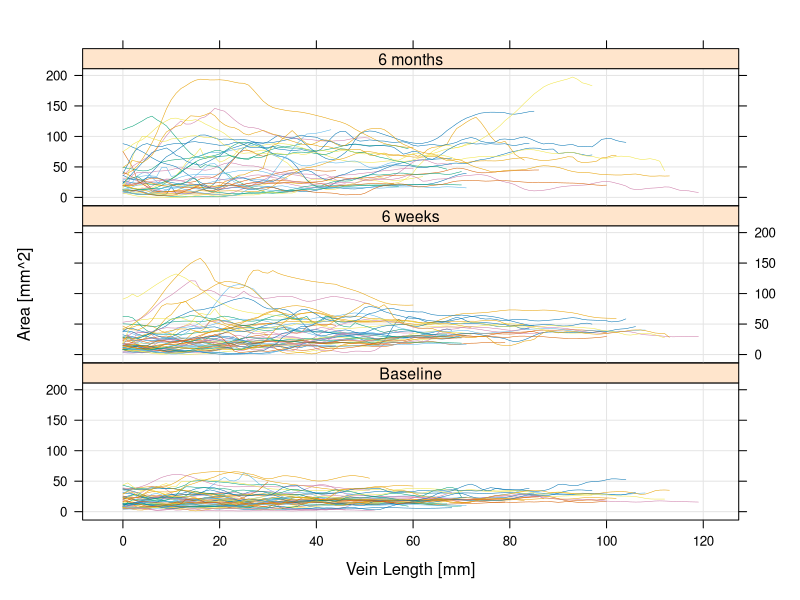
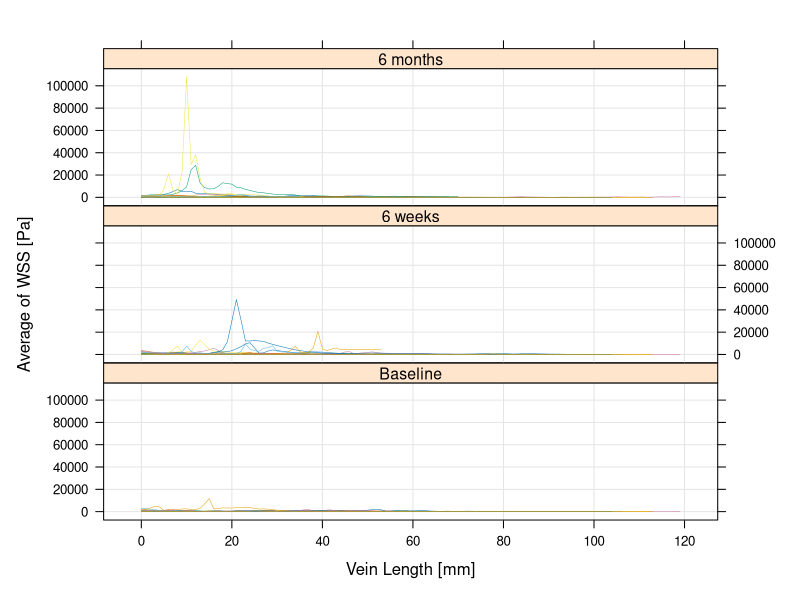
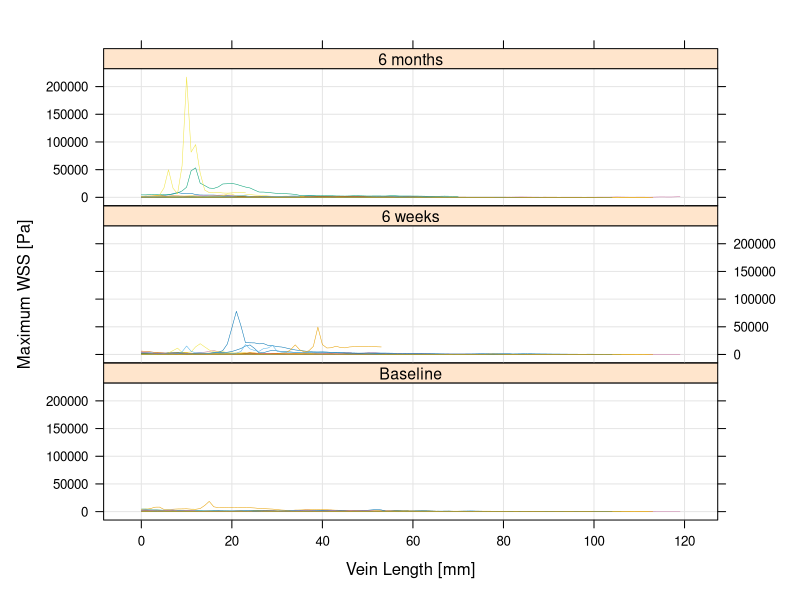
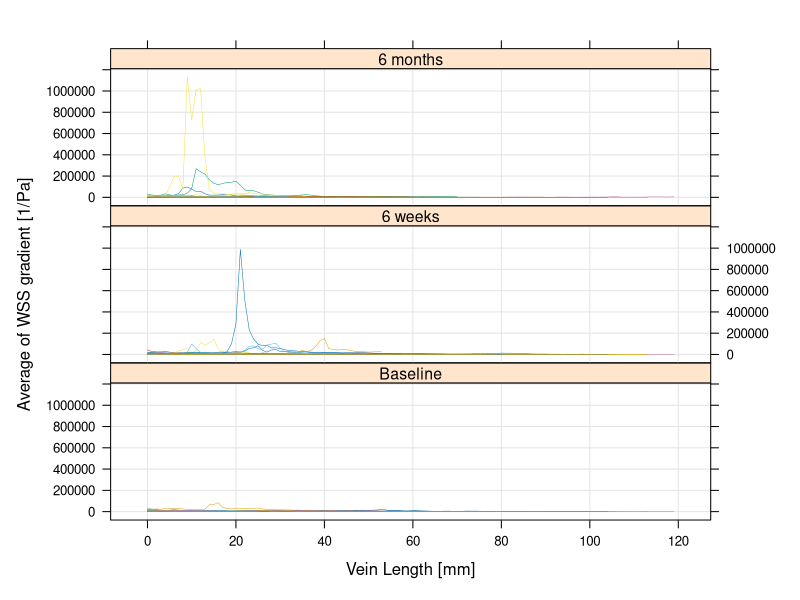
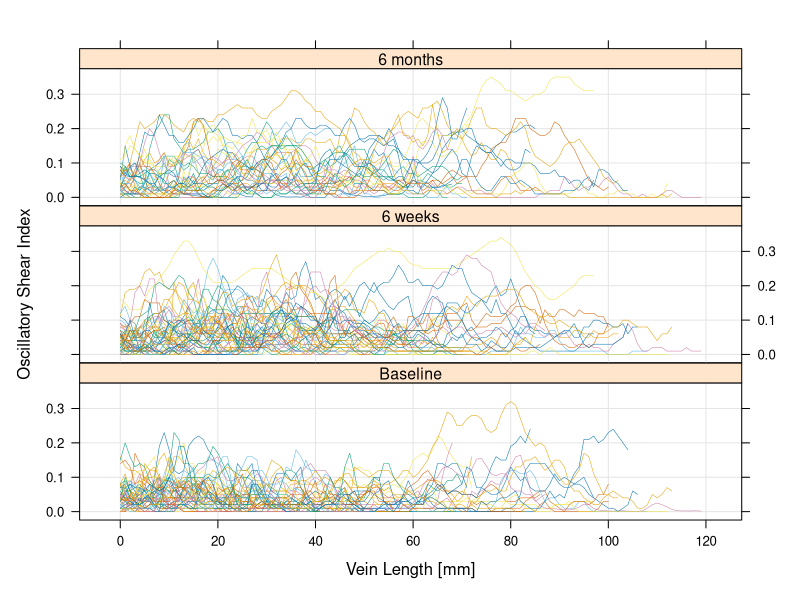

These figures' R source, in order:
# Read the hemodynamic data set
Hemodynamics <- read.csv(file="Hemodynamics_Fistula-Vein.csv", head=TRUE, sep=",")
str(Hemodynamics)

## Load
library(lattice)
par(cex = .6)
options(scipen=999)  # turn-off scientific notation like 1e+48

#--Define plot titles:
lab.Scan.1 <- "Baseline"
lab.Scan.2 <- "6 weeks"
lab.Scan.3 <- "6 months"

#--Custom strip function:
my.strip <- function(which.given, which.panel, ...) {
  strip.labels <- c(lab.Scan.1, lab.Scan.2, lab.Scan.3)
  panel.rect(0, 0, 1, 1, col="#ffe5cc", border=1)
  panel.text(x=0.5, y=0.5, adj=c(0.5, 0.55), cex=0.95,
             lab=strip.labels[which.panel[which.given]])}

#Create and save plots
pdf(file="AllPatients_vein_Area.pdf")
xyplot(area ~ d.mm | Scan, data = Hemodynamics, groups = Patient, type = "l", lwd=0.5, grid = TRUE, 
       strip=my.strip, layout=c(1, 3, 1), xlab="Vein Length [mm]", ylab="Area [mm^2]")
dev.off()

pdf(file="AllPatients_vein_WSSave.pdf")
xyplot(WSSave ~ d.mm | Scan, data = Hemodynamics, groups = Patient, type = "l", lwd=0.5, grid = TRUE,
       strip=my.strip, layout=c(1, 3, 1), xlab="Vein Length [mm]", ylab="Average of WSS [Pa]")
dev.off()

pdf(file="AllPatients_vein_WSSmax.pdf")
xyplot(WSSmax ~ d.mm | Scan, data = Hemodynamics, groups = Patient, type = "l", lwd=0.5, grid = TRUE,
       strip=my.strip, layout=c(1, 3, 1), xlab="Vein Length [mm]", ylab="Maximum WSS [Pa]")
dev.off()

pdf(file="AllPatients_vein_WSSGave.pdf")
xyplot(WSSGave ~ d.mm | Scan, data = Hemodynamics, groups = Patient, type = "l", lwd=0.5, grid = TRUE,
       strip=my.strip, layout=c(1, 3, 1), xlab="Vein Length [mm]", ylab="Average of WSS gradient [1/Pa]")
dev.off()

pdf(file="AllPatients_vein_OSI.pdf")
xyplot(OSI ~ d.mm | Scan, data = Hemodynamics, groups = Patient, type = "l", lwd=0.5, grid = TRUE, 
       strip=my.strip, layout=c(1, 3, 1), xlab="Vein Length [mm]", ylab="Oscillatory Shear Index")
dev.off()

#TEST COLORS AND MEDIAN: xyplot(OSI ~ d.mm | Scan, data = Hemodynamics, groups = Patient, type = "l", lwd=0.5, grid = TRUE, strip=my.strip, 
       #layout=c(1, 3, 1), xlab="Vein Length [mm]", ylab="Oscillatory Shear Index",
       #panel=function(x, y, ...) {panel.grid(h=-1, v=0)    # plot default horizontal gridlines
       #panel.abline(v=d, col="grey90") # custom vertical gridlines
       #panel.xyplot(x, y, ..., type="l", col=col.raw, lwd=0.5) # raw data
       #panel.loess(x, y, ..., col=col.smo, span=0.14, lwd=0.5) # smoothed data
       #panel.abline(h=median(y, na.rm=TRUE), lty=2, col=col.lm, lwd=1) # median value
       #})
